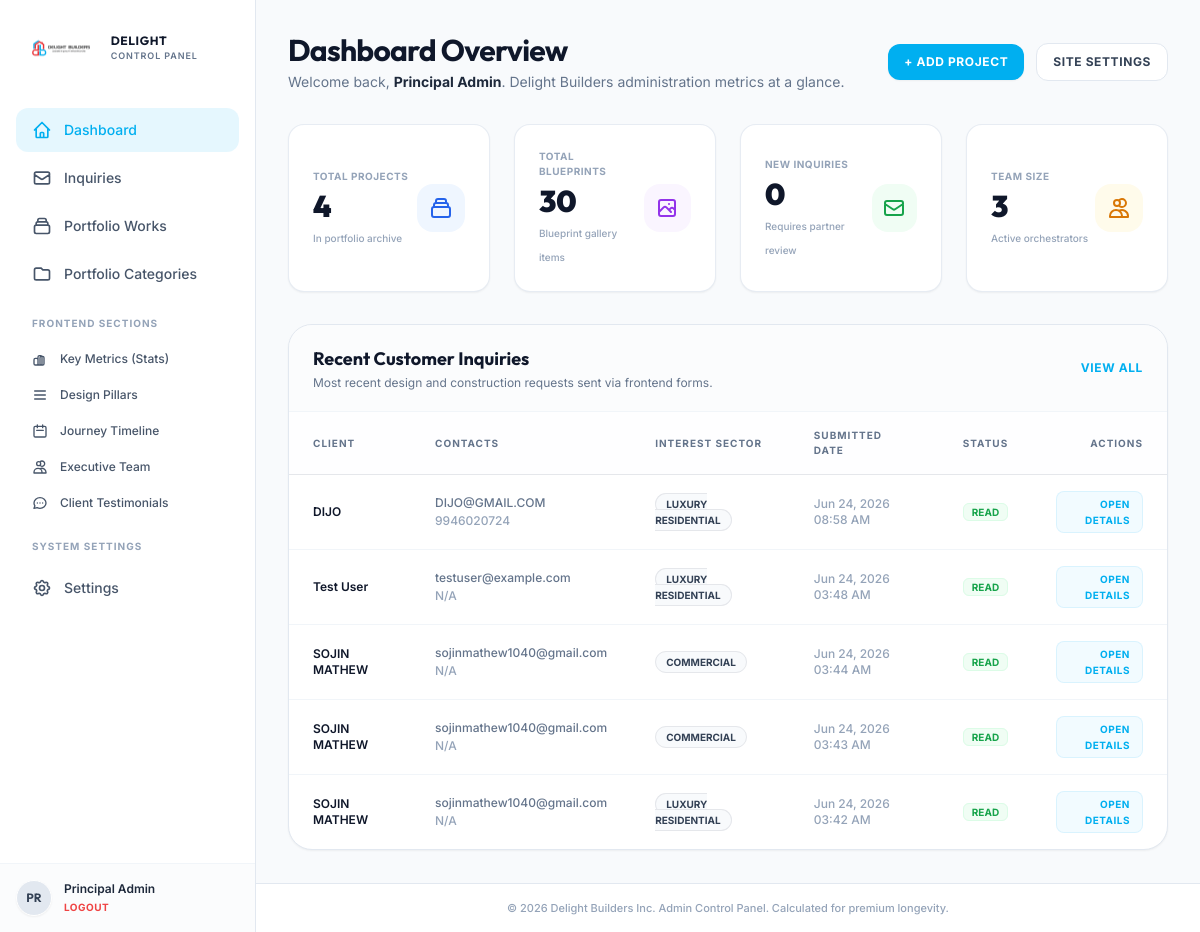
The app's page /admin/index.php (signed in), older data.
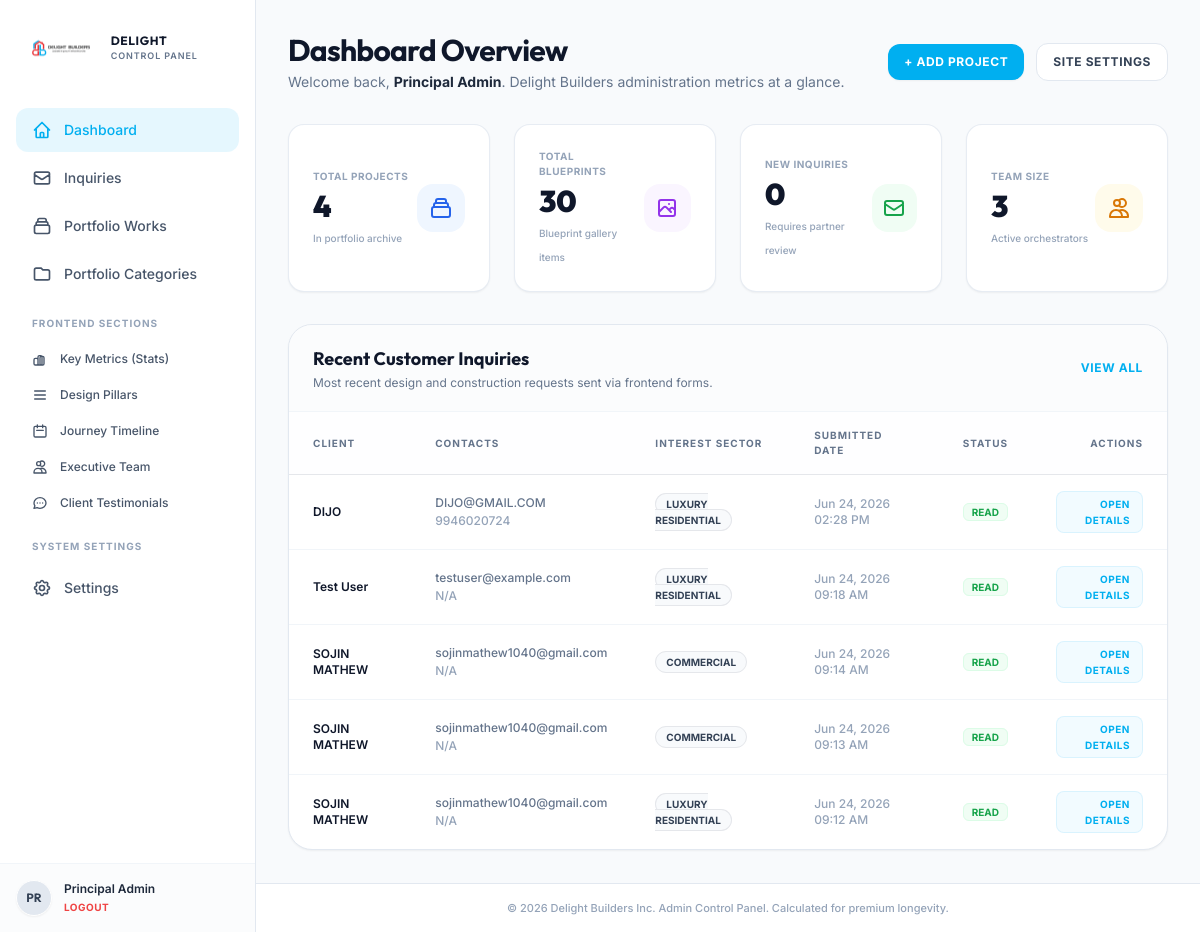
The same page, newer data.
### tables this page shows
CREATE TABLE IF NOT EXISTS `inquiries` (
  `id` int NOT NULL AUTO_INCREMENT,
  `name` varchar(100) NOT NULL,
  `email` varchar(100) NOT NULL,
  `phone` varchar(30) DEFAULT NULL,
  `category` varchar(50) DEFAULT NULL,
  `message` text NOT NULL,
  `status` varchar(20) DEFAULT 'unread',
  `created_at` timestamp NOT NULL DEFAULT CURRENT_TIMESTAMP,
  `whatsapp` varchar(30) DEFAULT NULL,
  PRIMARY KEY (`id`)
);

### admin/index.php (the view, shortened to what the changed rows need)
<?php
require_once 'admin_header.php';
try {
    $stmt = $pdo->query("SELECT * FROM inquiries ORDER BY created_at DESC LIMIT 5");
    $recent_inquiries = $stmt->fetchAll();
} catch (PDOException $e) {
    echo "<div class='p-4 bg-red-100 border border-red-300 text-red-700 rounded-xl mb-6'>Error loading dashboard statistics: " . $e->getMessage() . "</div>";
    $total_projects = $total_blueprints = $unread_inquiries = $total_team = 0;
    $recent_inquiries = [];
}
?>
<div class="space-y-8">
    <div class="flex flex-col md:flex-row md:items-center md:justify-between gap-4">
        <div>
            <h1 class="font-display font-bold text-3xl text-slate-900 tracking-tight">Dashboard Overview</h1>
        </div>
    </div>
    <div class="bg-white border border-slate-200 rounded-3xl overflow-hidden shadow-sm">
        <div class="overflow-x-auto">
            <table class="min-w-full divide-y divide-slate-150 text-left">
                <thead class="bg-slate-50/20 text-[10px] font-bold text-slate-500 uppercase tracking-widest">
                    <tr>
                        <th class="px-6 py-4">Client</th>
                        <th class="px-6 py-4">Contacts</th>
                        <th class="px-6 py-4">Interest Sector</th>
                        <th class="px-6 py-4">Submitted Date</th>
                        <th class="px-6 py-4">Status</th>
                        <th class="px-6 py-4 text-right">Actions</th>
                    </tr>
                </thead>
                <tbody class="divide-y divide-slate-100 text-xs font-medium text-slate-700">
                    <?php if (count($recent_inquiries) > 0): ?>
                        <?php foreach ($recent_inquiries as $inq):
                            $status_class = "bg-red-50 text-red-600 border border-red-100";
                            if ($inq['status'] === 'read') {
                                $status_class = "bg-green-50 text-green-600 border border-green-100";
                            } elseif ($inq['status'] === 'replied') {
                                $status_class = "bg-blue-50 text-blue-600 border border-blue-100";
                            }
                            ?>
                            <tr class="hover:bg-slate-50/50 transition-colors duration-150">
                                <td class="px-6 py-4">
                                    <div class="font-semibold text-slate-900"><?php echo htmlspecialchars($inq['name']); ?></div>
                                </td>
                                <td class="px-6 py-4">
                                    <div class="text-slate-500"><?php echo htmlspecialchars($inq['email']); ?></div>
                                    <div class="text-slate-400 mt-0.5"><?php echo htmlspecialchars($inq['phone'] ?? 'N/A'); ?></div>
                                </td>
                                <td class="px-6 py-4">
                                    <span class="px-2.5 py-1 rounded-full text-[10px] font-bold uppercase border bg-slate-50 border-slate-150">
                                        <?php echo htmlspecialchars($inq['category'] ?? 'General Inquiry'); ?>
                                    </span>
                                </td>
                                <td class="px-6 py-4 text-slate-400">
                                    <?php echo date('M d, Y h:i A', strtotime($inq['created_at'])); ?>
                                </td>
                                <td class="px-6 py-4">
                                    <span class="px-2 py-0.5 rounded-md text-[10px] font-bold uppercase <?php echo $status_class; ?>">
                                        <?php echo $inq['status']; ?>
                                    </span>
                                </td>
                                <td class="px-6 py-4 text-right">
                                    <a href="inquiries.php?id=<?php echo $inq['id']; ?>" class="inline-flex items-center text-[10px] font-bold text-[#00aff0] hover:text-[#009ece] uppercase tracking-wider py-1 px-3 bg-[#00aff0]/5 hover:bg-[#00aff0]/10 border border-[#00aff0]/10 rounded-lg transition-colors">
                                        Open Details
                                    </a>
                                </td>
                            </tr>
                        <?php endforeach; ?>
                    <?php endif; ?>
                </tbody>
            </table>
        </div>
    </div>
</div>
<?php
require_once 'admin_footer.php';
?>

Row changes from the older to the newer data that the page shows:
changed inquiries "DIJO": created_at "Jun 24, 2026 08:58 AM" → "Jun 24, 2026 02:28 PM"
changed inquiries "Test User": created_at "Jun 24, 2026 03:48 AM" → "Jun 24, 2026 09:18 AM"
changed inquiries: created_at "Jun 24, 2026 03:44 AM" → "Jun 24, 2026 09:14 AM"
changed inquiries: created_at "Jun 24, 2026 03:43 AM" → "Jun 24, 2026 09:13 AM"
changed inquiries: created_at "Jun 24, 2026 03:42 AM" → "Jun 24, 2026 09:12 AM"
